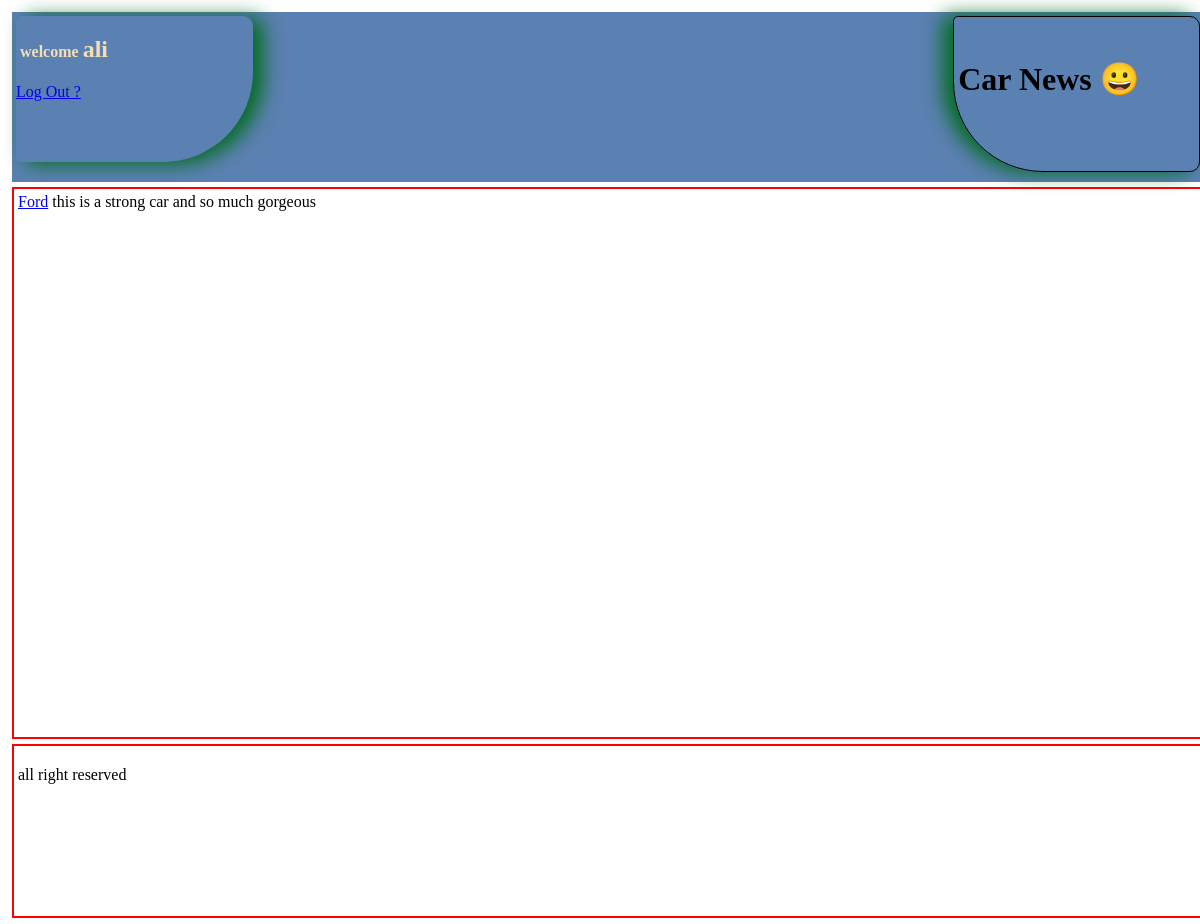
/1/ (signed in), run on the app's committed database.
### pages/models.py (models this page shows)
class CarClassSUb(models.Model):
    car_sub = models.ForeignKey(CarClass, max_length=100, related_name='car', on_delete=models.CASCADE, verbose_name='sub')
    title = models.CharField(max_length=200,blank=True)
    description = models.TextField(verbose_name='description')

### pages/views.py (the view)
# urls.py: path('<int:pk>/', car_class_sub,name='show_by_class'),
def car_class_sub(request, pk):
    car_class = get_object_or_404(CarClass,pk=pk)
    car_sub = car_class.car.all()
    return render(request, 'pages/car_show_by_class.html', {'car_sub': car_sub})

### pages/templates/pages/car_show_by_class.html
{% extends '_base.html' %}
{% block content %}
    {% for item in car_sub %}
        <a href="{{ item.id }}"> {{ item.title }}</a>
        <a> {{ item.description }}</a>
        <br>
    {% endfor %}
{% endblock %}

### templates/_base.html (shortened to what this page needs)
{% load static %}
<!doctype html>
<html lang="en">
<head>
    <link rel="stylesheet" href="{% static 'css/_base.css' %}">
</head>
<body>
<div class="holder">
    <div id="header">
        <div class="user_info">
            {% if user.is_authenticated %}
                <h4> welcome </h4>
                <h2>   {{ user.username }}</h2>
                <a href="{% url 'account_logout' %}"> Log Out ?</a>
            {% else %}
                <a href="{% url 'account_login' %}"> Login ?</a>
            {% endif %}
        </div>
        <div class="site_info">
            <h1> Car News 😀 </h1>
        </div>
    </div>
    <div id="content">
        {% block content %}
        {% endblock content %}
    </div>
    <div id="footer">
        <p> all right reserved </p>
    </div>
</div>
</body>
</html>

### static/css/_base.css (style rules this page uses)
.holder { height: 900px; width: 100%; padding: 4px; }
#header { padding: 4px; height: 18%; width: 100%; background: #5b80b2; }
#content { height: 60%; width: 100%; border: 2px solid red; padding: 4px; margin: 5px 0px; }
#footer { height: 18%; width: 100%; border: 2px solid red; padding: 4px; }
.user_info { width: 20%; height: 90%; float: left; border-radius: 5px 10px 90px 5px; box-shadow: 10px 2px 20px #006b1b; color: wheat; margin: auto; }
.user_info > h2, h4 { display: inline-block; }
.user_info > a { display: block; }
.site_info { width: 20%; height: 90%; border: 1px solid black; float: right; padding: 4px; border-radius: 5px 10px 10px 90px; box-shadow: -10px 0px 20px #006b1b; margin: auto; }

### data on the page
CarClassSUb: title "Ford", description "this is a strong car and so much gorgeous"

### other printed values
{{ user.username }} "ali"
